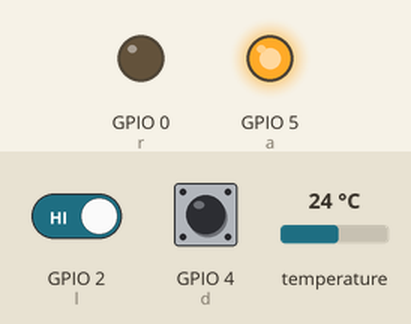
This sketch was run on a simulated ESP32-S3. Shown: output pins drawn as LEDs (lit = HIGH). Inputs (shaded band) come from the test bench; at power-on: GPIO 2 (l) HIGH, GPIO 4 (d) HIGH, temperature 24 °C. WiFi joins after 1.5 s; servers stay silent unless stated; what the sketch prints to the serial monitor is not drawn.

Above: at 5.8 s.
5.9 s: GPIO 2 (l) driven LOW
At 8.2 s:
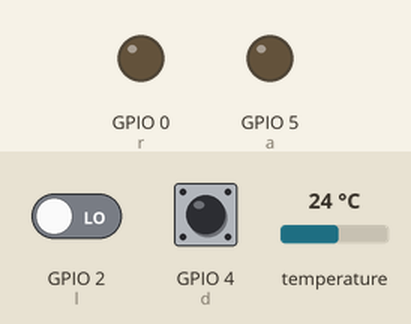
9.1 s: GPIO 2 (l) driven HIGH
At 10.7 s:
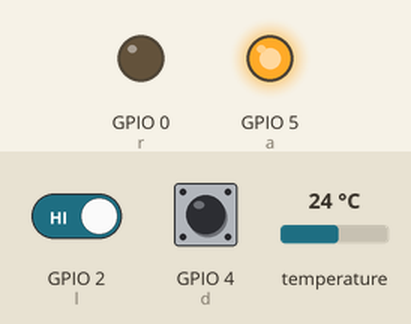
Timing chart, 0 to 12.2 s (numbered marks = the images above; inputs shaded):
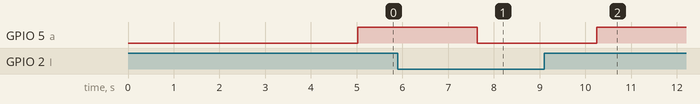

Measured:
- after the input at 5.9 s, GPIO 5 (a): HIGH → LOW after 1.7 s
- after the input at 9.1 s, GPIO 5 (a): LOW → HIGH after 1.1 s

The sketch:

fuzzynn.ino
```cpp
#include <OneWire.h>
#include <DallasTemperature.h>
#include <WiFi.h>
#include <ThingSpeak.h>

float setpoint, lasterr;
float suhu = 0, error = 0, edot = 0, out,level;
float flow,umf, uP, uN, uZ, uZ1, uP1, uN1, uC, uS, uL, Maks, umx, keluaran, N_error[3], N_edot[3], kerror, kedot, Min[9];
// flow , level , valve , relay
int l = 2, d = 4, a = 5, r = 0, relay, period;
int t1,sigma,t2,Flow_read = 0, valve;
unsigned long timenow, lasttime = 0;
const int e = 3; // temp
OneWire oneWire(e);
DallasTemperature sensors(&oneWire);
char ssid[] = "XLGO-DB33";             // your network SSID (name)
char pass[] = "brilian2001";         // your network password
WiFiClient  client;

int number = 0;

void mf(int nomor, float Nilai, float A, float B, float C) {
  switch (nomor) {
    case 1:
      if ((Nilai <= B)) umf = 1;
      if ((Nilai > B) && (Nilai < C)) umf = (C - Nilai) / (C - B);
      if (Nilai >= C) umf = 0;
      break;
    case 2:
      if ((Nilai <= A) || (Nilai >= C)) umf = 0;
      if ((Nilai > A) && (Nilai < B)) umf = (Nilai - A) / (B - A);
      if ((Nilai > B) && (Nilai < C)) umf = (C - Nilai) / (C - B);
      if (Nilai == B) umf = 1;
      break;
    case 3:
      if (Nilai <= A) umf = 0;
      if ((Nilai > A) && (Nilai < B)) umf = (Nilai - A) / (B - A);
      if (Nilai >= B) umf = 1;
      break;
    case 4:
      if ((Nilai >= A) && (Nilai <= B)) umf = 1;
      if ((Nilai > B) && (Nilai < C)) umf = (C - Nilai) / (C - B);
      if (Nilai >= C) umf = 0;
      break;
  }
}

void fuzzificationinput(){
  // error triangular mf
  umf = 0;
  mf(3,error,10,20,0); //P
  uP = umf;
  mf(2,error,-4,0,4); //Z
  uZ = umf;
  mf(1,error,0,-7,0); //N
  uN = umf;
  // edot triangular mf
  umf = 0;
  mf(3,edot,4,20,0); //P1
  uP1 = umf;
  mf(2,edot,-5,0,5); //Z1
  uZ1 = umf;
  mf(1,edot,0,-8,0); //N1
  uN1 = umf;
}

int fs[3][3] = { // Fuzzy sets rule
    {1,1,2},
    {1,1,3},
    {1,2,3}
};

int inferencing(int nomors){
  // Fuzzy Set 3 x 3 rule
  switch (nomors){
    case 1:
    if (Maks <= 35) out = umx*35 ;
    if ((Maks > 35) && (Maks <=70)) out = 70 - umx*35 ;
    case 2:
    if ((Maks <= 135) && (Maks > 60)) out = umx*135 ;
    if ((Maks > 135) && (Maks <= 210)) out = 210 - umx*135 ;
    case 3:
    if ((Maks > 200) && (Maks <= 0)) out = umx*350;
    if ((Maks > 250) && (Maks <= 500)) out = 500 - umx*350;
  }
  return out;
}

void defuzzification(){
  float num = 0, den = 0, coa = 0;
  N_error[3] = {};
  N_edot[3] = {};

  for (int set = 0; set < 9;) {
    for (int i = 0; i < 3; i++) {
      for (int j = 0; j < 3; j++) {
        float uerror[3] = {uN, uZ, uP};
        N_error[i] = uerror[i];
        float uedot[3] = {uN1, uZ1, uP1};
        N_edot[j] = uedot[j];

        kerror = max(N_error[i], kerror);
        kedot = max(N_edot[j], kerror);

        /* Metode COA (Centre Of Area)*/
        Min[set] = min(N_error[i], N_edot[j]);
        float mem = inferencing(fs[i][j]);
        num  += Min[set] * mem;
        den  += Min[set];
        delay(5);
        set ++;
      }
    }
  }
  coa = num / den;
  keluaran = coa;
}

void stateon(){
  int itung = 1;
  keluaran =  keluaran * 1000;
  while ( timenow < timenow + keluaran){
   if (itung == 1){
    digitalWrite(6, HIGH);
    relay = 1;
    updatecolumn();
    Serial.println("Column Heater on");
   }
   if (timenow % 15000 == 0){
    updatesuhu(); // Update data suhu
    updateflow(); // Update data flow
    updatelevel(); // Update data level
    updatevalve(); // Update data valve
   }
   itung++;
  }
   digitalWrite(6, LOW);
   relay = 0;
   updatecolumn();
   Serial.println("Column Heater off");
   itung = 0;
}

void updatesuhu(){
  int x = ThingSpeak.writeField(903702, 1, suhu, "5IYGCQRLBI4T9NC8"); // Upload pembacaan temperature ke Cloud
  if(x == 200){
    Serial.println("Temperature update successful.");
  }
  else{
    Serial.println("Problem updating temperature. HTTP error code " + String(x));
  }
}

void updateflow(){
  int xx = ThingSpeak.writeField(903702, 2, flow, "5IYGCQRLBI4T9NC8"); // Upload pembacaan flow ke Cloud
  if(xx == 200){
    Serial.println("Flow rate update successful.");
  }
  else{
    Serial.println("Problem flow rate. HTTP error code " + String(xx));
  }
}

void updatelevel(){
  int xy = ThingSpeak.writeField(903702, 3, level, "5IYGCQRLBI4T9NC8"); // Upload pembacaan Level ke Cloud
  if(xy == 200){
    Serial.println("Level update successful.");
  }
  else{
    Serial.println("Problem updating level. HTTP error code " + String(xy));
  }
}

void updatevalve(){
  int xz = ThingSpeak.writeField(903702, 4, valve, "5IYGCQRLBI4T9NC8"); // Upload pembacaan kondisi valve ke Cloud
  if(xz == 200){
    Serial.println("Valve state update successful.");
  }
  else{
    Serial.println("Problem updating valve state. HTTP error code " + String(xz));
  }
}

void updatecolumn(){
  int xa = ThingSpeak.writeField(903702, 7, relay, "5IYGCQRLBI4T9NC8"); // Upload pembacaan temperature ke Cloud
  if(xa == 200){
    Serial.println("Column status update successful.");
  }
  else{
    Serial.println("Problem updating column status. HTTP error code " + String(xa));
  }
}

void setup() {
  Serial.begin(9600);
  sensors.begin(); // Mulai sensor temperature
  WiFi.mode(WIFI_STA);
  ThingSpeak.begin(client);
  pinMode(d, INPUT_PULLUP); //level
  pinMode(l,INPUT); // flow
  pinMode(a, OUTPUT); // valve
  pinMode(r , OUTPUT);
}

void loop() {
  if(WiFi.status() != WL_CONNECTED){
    Serial.print("Attempting to connect to SSID: ");
    Serial.println(ssid);
    while(WiFi.status() != WL_CONNECTED){
      WiFi.begin(ssid, pass);
      Serial.print(".");
      delay(5000);
    }
    Serial.println("\nConnected.");
  }
  float flow = (digitalRead(l));
  sigma = Flow_read+t2;
  Flow_read = t2;
  t2 = sigma;
  float lev = sigma / 60;
  Serial.print(digitalRead(d)); //read level
  Serial.print(digitalRead(l));  //read flow
  Serial.print(sigma/60);
  delay(1);
  if(digitalRead(l) == LOW)
  {
   // turn solenoid on:
   Serial.print("TANK IS LOW");
   digitalWrite(a, LOW);  //Switch Solenoid on
   valve = 0;
  }
  else
  {
   // turn solenoid off:
   Serial.print("TANK IS FULL");
   digitalWrite(a, HIGH); //Switch Solenoid off
   valve = 1;
  }
  sensors.requestTemperatures();
  int maxx = 1000; // Nilai threshold level maximum
  lasttime = timenow;
  timenow = millis();
  float timediff = timenow - lasttime;
  setpoint = 82; // Setpoint suhu
  suhu = sensors.getTempCByIndex(0); //baca temperature
  Serial.print("Temperature :");
  Serial.print(suhu);
  Serial.println("ºC");

  /*if (level < maxx){
    relay = 0;
    digitalWrite(6, LOW);
    Serial.println("Relay off");
  }
  else {
    relay = 1;
    digitalWrite(6, HIGH);
    Serial.println("Relay on");
  }*/
  updatesuhu(); // Update data suhu
  updateflow(); // Update data flow
  updatelevel(); // Update data level
  updatevalve(); // Update data valve
  updatecolumn(); // Update data column

  lasterr = error;
  error = setpoint - suhu; //Hitung error
  Serial.print(error);
  float ediff = lasterr - error;
  edot = ediff / timediff; // Hitung error derivative
  Serial.print(edot);
  fuzzificationinput();
  defuzzification();
  stateon();
}
```
